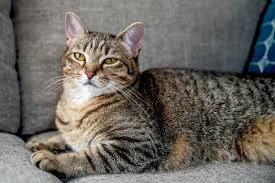
#> input picture images/cat.jpeg, 275 x 183 px
$ python rotation.py
#> lines starting #> are read from the running program, lines starting #| are printed output that depends on the picture
import cv2 as cv

#Image rotation
img=cv.imread("../../images/cat.jpeg")
#> img is the input picture: shape (183, 275, 3); mean B, G, R 96.7, 102.8, 106.7
cv.imshow("Original image( of cat): ",img)

#2Drotation matrix


#the center of the rotation
center=(0,0)
#the angle of the rotation
angle=45
#the scale of the rotation
scale=1
rMatrix2D=cv.getRotationMatrix2D(center,angle,scale)
dimensions=(img.shape[1],img.shape[0])
#> dimensions = (275, 183)
rotated45=cv.warpAffine(img,rMatrix2D,dimensions)
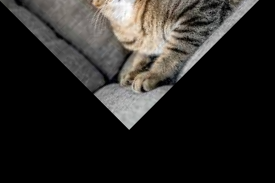
#> rotated45: shape (183, 275, 3); mean B, G, R 36.6, 38.9, 40.8
cv.imshow("rotated 45 from (0,0)",rotated45)

#the center of the image,90 degree
center=(img.shape[1]/2,img.shape[0]/2)
#> center = (137.5, 91.5)
angle=90
rMatrix2D=cv.getRotationMatrix2D(center,angle,scale)
#> rMatrix2D = [[6.12e-17, 1, 46], [-1, 6.12e-17, 229]]
rotated90=cv.warpAffine(img,rMatrix2D,dimensions)
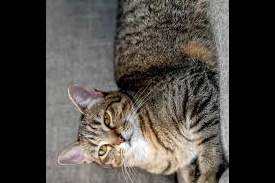
#> rotated90: shape (183, 275, 3); mean B, G, R 67.2, 72.6, 77
cv.imshow("rotated 90 from the center",rotated90)

#the center of the image,90 degree
angle=125
rMatrix2D=cv.getRotationMatrix2D(center,angle,scale)
rotated125=cv.warpAffine(img,rMatrix2D,dimensions)
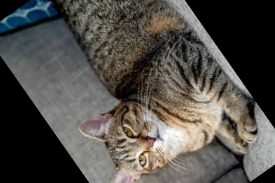
#> rotated125: shape (183, 275, 3); mean B, G, R 74.2, 79, 82.2
cv.imshow("rotated 125 from the center",rotated125)

#the center of the image,180 degree
angle=180
rMatrix2D=cv.getRotationMatrix2D(center,angle,scale)
rotated180=cv.warpAffine(img,rMatrix2D,dimensions)
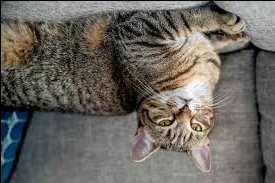
#> rotated180: shape (183, 275, 3); mean B, G, R 95.7, 101.8, 105.7
cv.imshow("rotated 180 from the center",rotated180)

#the center of the image,360 degree
angle=360
rMatrix2D=cv.getRotationMatrix2D(center,angle,scale)
rotated360=cv.warpAffine(img,rMatrix2D,dimensions)
cv.imshow("rotated 360 from the center",rotated360)

cv.waitKey(0)

$ run again, with images/apple.jpeg copied over images/cat.jpeg
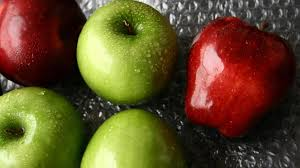
#> input picture images/apple.jpeg, 300 x 168 px
#> img is the input picture: shape (168, 300, 3); mean B, G, R 40.7, 77.5, 97.1
#> `rotated125=cv.warpAffine(img,rMatrix2D,dimensions)`:
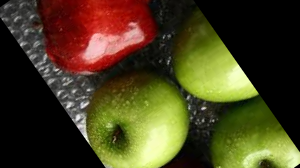
#> rotated125: shape (168, 300, 3); mean B, G, R 30.8, 63.7, 72.9
#> `rotated180=cv.warpAffine(img,rMatrix2D,dimensions)`:
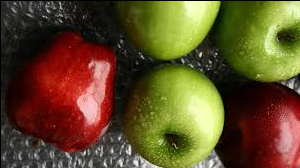
#> rotated180: shape (168, 300, 3); mean B, G, R 40, 76.6, 96
